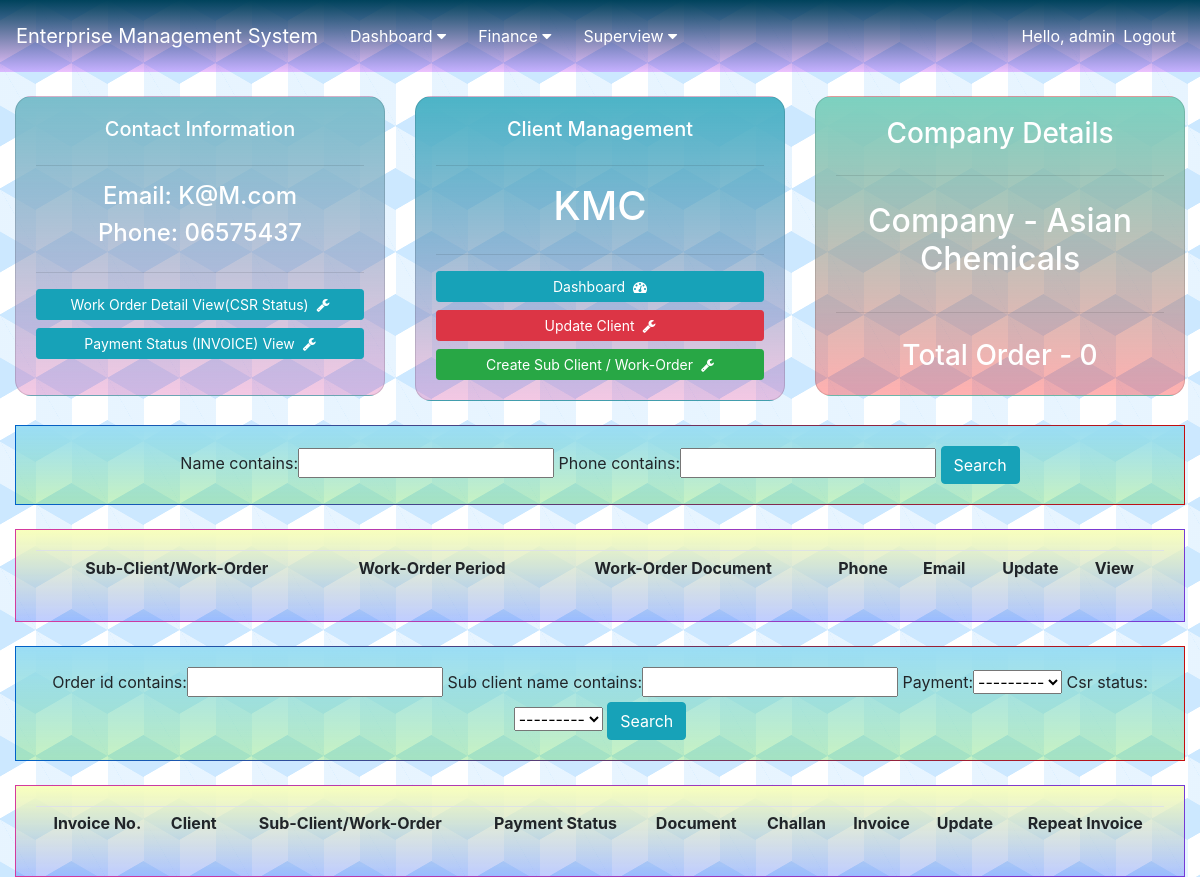
/client/12/ (signed in), run on an earlier commit of the app's database.
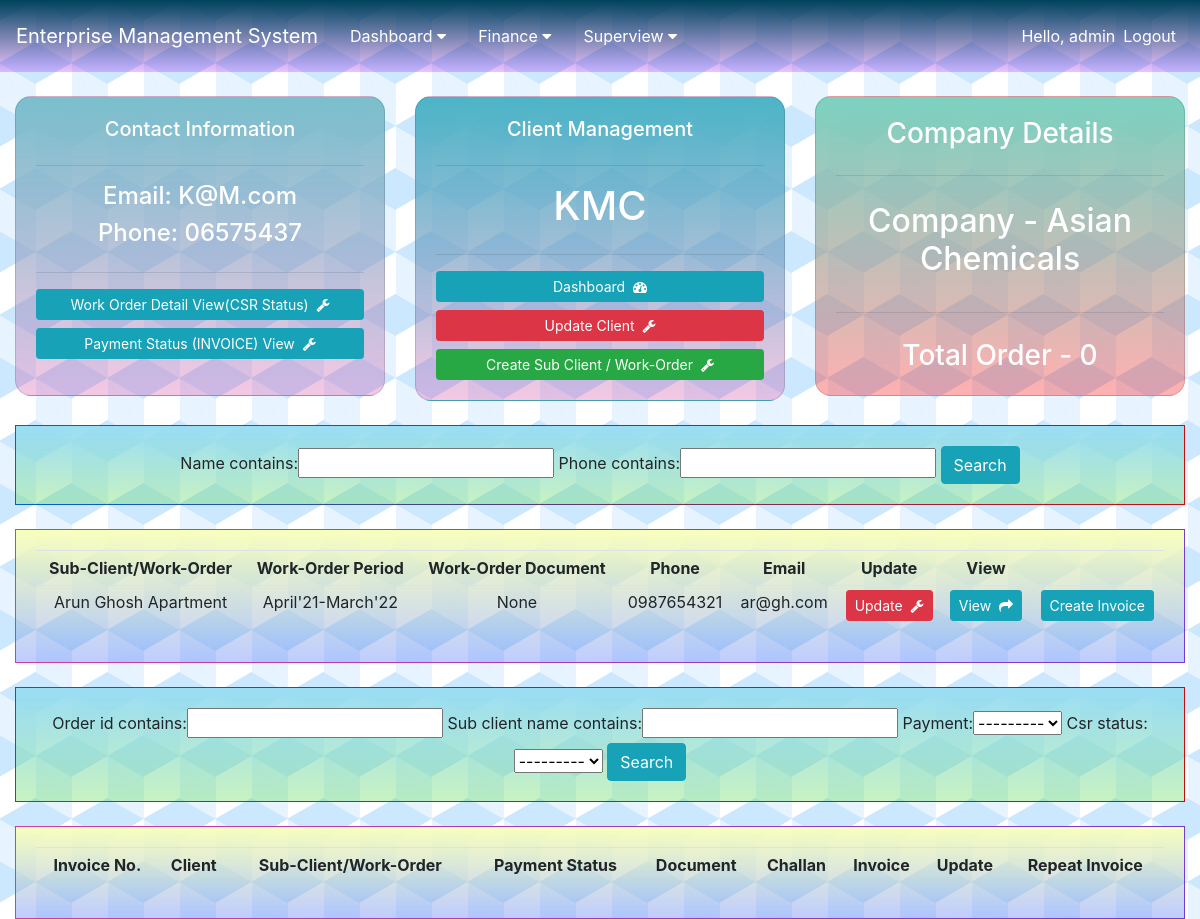
And on a later commit of the database.
### client/models.py (models this page shows, shortened)
class Sub_Client(models.Model):
    client = models.ForeignKey(Client, null=True, on_delete=models.CASCADE)
    name = models.CharField(max_length=100, null=True)
    phone = models.CharField(max_length=20, null=True)
    email = models.EmailField()
    address = models.TextField(max_length=200, null=True)
    work_order_number = models.CharField(max_length=120, null=True, blank=True)
    upload_document = models.FileField(upload_to="document_uploaded/", blank=True)
    work_order_period = models.CharField(max_length=100, null=True)
    frequency = models.CharField(max_length=100, null=True)
    CSR = models.IntegerField(default=0)
    timestamp = models.DateTimeField(auto_now_add=True, null=True)

### client/views.py (the view)
# urls.py: path('<int:pk>/', views.client_page, name='client_view'),
@login_required(login_url='login')
def client_page(request, pk):
    client = Client.objects.get(id=pk)
    sub_clients = Sub_Client.objects.filter(client__name=client.name)
    orders = Order.objects.filter(client__name=client.name)
    total_order = orders.count()
    order_filter = OrderFilter(request.GET, queryset=orders)
    orders = order_filter.qs
    sub_client_filter = SubClientFilter(request.GET, queryset=sub_clients)
    sub_clients = sub_client_filter.qs
    context = {
        "title": "Clients",
        "content": "Clients Page",
        "sub_clients": sub_clients,
        "client": client,
        "orders": orders,
        "total_order": total_order,
        "order_filter": order_filter,
        "sub_client_filter": sub_client_filter,
    }
    return render(request, 'client.html', context)

### templates/client.html (shortened to what the changed rows need)
{% extends "base.html" %}
{% block content %}
<br>
<div class="container-fluid">
	<div class="row">
		<div class="col-md">
			<div class="card text-center text-white card-body" id="client_management">
				<h1 class="text-center">{{ client.name }}</h1>
			</div>
		</div>
		<div class="col-md">
			<div class="card text-center text-white card-body" id="total_order">
				<h2 style="text-align: center;padding: 10px">Company - {{ client.company.name }}</h2>
			</div>
		</div>
	</div>
	<br>
	<div class="row">
		<div class="col">
			<div class="card text-center card-body border-gradient-red" id="search_card">
				<form method="get">
					{{ sub_client_filter.form }}
			  	</form>
			</div>
		</div>
	</div>
	<br>
	<div class="row">
		<div class="col-md">
			<div class="card card-body border-gradient-purple" id="listview-card-dash">
				<table class="table text-center table-sm">
					<tr>
						<th>Sub-Client/Work-Order</th>
						<th>Work-Order Period</th>
						<th>Work-Order Document</th>
						<th>Phone</th>
						<th>Email</th>
						<th>Update</th>
						<th>View</th>
						<th></th>
					</tr>
					{% for sub_client in sub_clients %}
					<tr>
						<td>{{ sub_client.name }}</td>
						<td>{{ sub_client.work_order_period }}</td>
						{% if sub_client.upload_document %}
							<td class="text-center">Available&nbsp;<a href="{{ sub_client.upload_document.url }}" type="button" class="btn btn-sm btn-info"><i class="fa fa-file-text-o" aria-hidden="true"></i></a></td>
						{% else %}
							<td>None</td>
						{% endif %}
						<td>{{ sub_client.phone }}</td>
						<td>{{ sub_client.email }}</td>
						<td><a type="button" class="btn btn-danger  btn-sm" href="{% url 'client:update_sub_client' sub_client.id %}">Update&nbsp;&nbsp;<i class="fa fa-wrench" aria-hidden="true"></i></a></td>
						<td><a type="button" class="btn btn-sm btn-info" href="{% url 'client:sub_client_page' sub_client.id %}">View&nbsp;&nbsp;<i class="fa fa-share" aria-hidden="true"></i></a></td>
						{% if client.company.name == 'Asian Chemicals' %}
							<td><a type="button" class="btn btn-sm btn-info" href="{% url 'order:accreate_order' client.id sub_client.id %}">Create Invoice</a></td>
						{% else %}
							<td><a type="button" class="btn btn-sm btn-info" href="{% url 'order:decreate_order' client.id sub_client.id %}">Create Invoice</a></td>
						{% endif %}
					</tr>
					{% endfor %}
				</table>
			</div>
		</div>
	</div>
	<br>
	<div class="row">
		<div class="col">
			<div class="card text-center card-body border-gradient-red" id="search_card">
				<form method="get">
					{{ order_filter.form }}
			  	</form>
			</div>
		</div>
	</div>
	<br>
	<div class="row">
		<div class="col-md">
			<div class="card card-body border-gradient-purple" id="listview-card-dash">
				<table class="table text-center table-sm">
					<tr>
						<th>Invoice No.</th>
						<th>Client</th>
						<th>Sub-Client/Work-Order</th>
						<th>Payment Status</th>
						<th>Document</th>
						<th>Challan</th>
						<th>Invoice</th>
						<th>Update</th>
						<th>Repeat Invoice</th>
					</tr>
				</table>
			</div>
		</div>
	</div>
</div>
{% endblock %}

What changed in the data, as far as the page shows it:
added Sub_Client: name "Arun Ghosh Apartment", work_order_period "April'21-March'22", upload_document "None", phone "0987654321", email "ar@gh.com"
